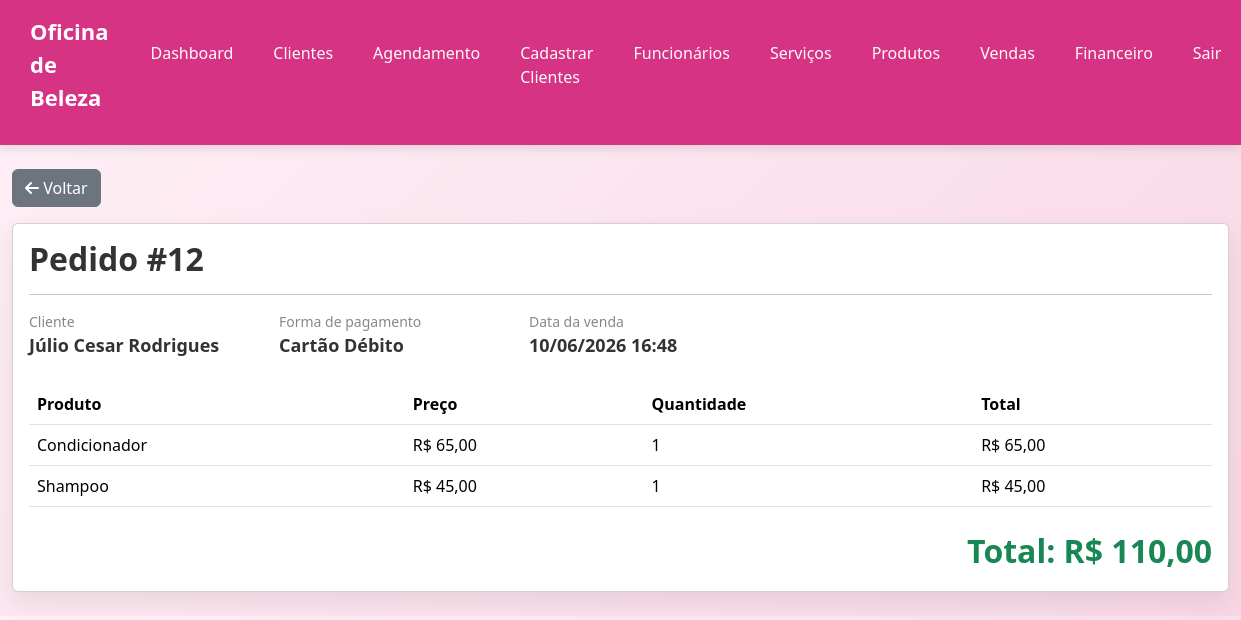
The app's page /detalhes-venda.php?id=12 with its own data.
### tables this page shows
CREATE TABLE IF NOT EXISTS `tb_pedido` (
  `id` int(11) NOT NULL AUTO_INCREMENT,
  `valor_total` decimal(10,2) NOT NULL,
  `data_hora` datetime NOT NULL DEFAULT current_timestamp(),
  `status` tinyint(4) NOT NULL DEFAULT 1,
  `id_cliente` int(11) NOT NULL,
  `id_forma_pagamento` int(11) NOT NULL,
  `desconto` decimal(10,2) DEFAULT 0.00,
  PRIMARY KEY (`id`),
  KEY `fk_id_clientes` (`id_cliente`),
  KEY `fk_id_forma_pagamento` (`id_forma_pagamento`),
  CONSTRAINT `fk_id_clientes` FOREIGN KEY (`id_cliente`) REFERENCES `tb_cliente` (`id`) ON DELETE NO ACTION ON UPDATE NO ACTION,
  CONSTRAINT `fk_id_forma_pagamento` FOREIGN KEY (`id_forma_pagamento`) REFERENCES `tb_formas_pagamento` (`id`) ON DELETE NO ACTION ON UPDATE NO ACTION
);

CREATE TABLE IF NOT EXISTS `tb_cliente` (
  `id` int(11) NOT NULL AUTO_INCREMENT,
  `nome` varchar(200) NOT NULL,
  `data_nascimento` date NOT NULL,
  `endereco` varchar(150) NOT NULL,
  `email` varchar(200) NOT NULL,
  `telefone` varchar(15) NOT NULL,
  `cidade` varchar(150) NOT NULL,
  `estado` varchar(100) NOT NULL,
  `data_cadastro` datetime NOT NULL DEFAULT current_timestamp(),
  `ativo` tinyint(4) NOT NULL DEFAULT 1,
  PRIMARY KEY (`id`),
  UNIQUE KEY `email` (`email`)
);

CREATE TABLE IF NOT EXISTS `tb_formas_pagamento` (
  `id` int(11) NOT NULL AUTO_INCREMENT,
  `nome` varchar(100) NOT NULL,
  `status` tinyint(4) NOT NULL DEFAULT 1,
  `data_hora` datetime NOT NULL DEFAULT current_timestamp(),
  PRIMARY KEY (`id`)
);

CREATE TABLE IF NOT EXISTS `tb_produtos_pedido` (
  `id` int(11) NOT NULL AUTO_INCREMENT,
  `id_pedido` int(11) NOT NULL,
  `id_produto` int(11) NOT NULL,
  `quantidade` int(11) NOT NULL,
  `data_hora` datetime NOT NULL DEFAULT current_timestamp(),
  PRIMARY KEY (`id`),
  KEY `fk_id_pedido` (`id_pedido`),
  KEY `fk_id_produto` (`id_produto`),
  CONSTRAINT `fk_id_pedido` FOREIGN KEY (`id_pedido`) REFERENCES `tb_pedido` (`id`) ON DELETE NO ACTION ON UPDATE NO ACTION,
  CONSTRAINT `fk_id_produto` FOREIGN KEY (`id_produto`) REFERENCES `tb_produto` (`id`) ON DELETE NO ACTION ON UPDATE NO ACTION
);

CREATE TABLE IF NOT EXISTS `tb_produto` (
  `id` int(11) NOT NULL AUTO_INCREMENT,
  `nome` varchar(200) NOT NULL,
  `marca` varchar(200) NOT NULL,
  `categoria` enum('Cabelo','Unha','Estética') NOT NULL,
  `preco_custo` decimal(10,2) NOT NULL,
  `preco_venda` decimal(10,2) NOT NULL,
  `estoque_atual` decimal(10,2) NOT NULL,
  `estoque_minimo` decimal(10,2) NOT NULL,
  `data_cadastro` datetime NOT NULL DEFAULT current_timestamp(),
  `ativo` tinyint(4) NOT NULL DEFAULT 1,
  PRIMARY KEY (`id`)
);

### consulta-detalhes-venda.php (called while the page is built)
<?php
require_once 'backend/conexao.php';
$id = $_GET['id'];
$sql = "
SELECT
    p.id,
    p.valor_total,
    p.data_hora,
    c.nome AS cliente,
    fp.nome AS forma_pagamento
FROM tb_pedido p
INNER JOIN tb_cliente c
ON c.id = p.id_cliente
INNER JOIN tb_formas_pagamento fp
ON fp.id = p.id_forma_pagamento
WHERE p.id = ?
";
$comando = $conexao->prepare($sql);
$comando->execute([$id]);
$venda = $comando->fetch(PDO::FETCH_ASSOC);
$sql = "
SELECT
    pp.quantidade,
    pr.nome,
    pr.preco_venda
FROM tb_produtos_pedido pp
INNER JOIN tb_produto pr
ON pr.id = pp.id_produto
WHERE pp.id_pedido = ?
";
$comando = $conexao->prepare($sql);
$comando->execute([$id]);
$itens = $comando->fetchAll(PDO::FETCH_ASSOC);

### detalhes-venda.php (the view, shortened to what this page needs)
<?php
require_once 'consulta-detalhes-venda.php';
?>
<!DOCTYPE html>
<html lang="pt-br">
<head>
    <link rel="stylesheet" href="assets/css/style.css">
    <link
        href="https://cdn.jsdelivr.net/npm/bootstrap@5.3.3/dist/css/bootstrap.min.css"
        rel="stylesheet">
    <link rel="stylesheet"
        href="https://cdnjs.cloudflare.com/ajax/libs/font-awesome/6.5.2/css/all.min.css">
</head>
<body>
    <?php require_once 'includes/header.php'; ?>
    <div class="container-fluid py-4">
        <div class="mb-3">
    <a href="vendas.php" class="btn btn-secondary">
        <i class="fa-solid fa-arrow-left"></i>
        Voltar
    </a>
</div>
        <div class="card card-detalhes">
            <div class="card-body">
                <h2 class="titulo-pedido">
                    Pedido #<?= $venda['id'] ?>
                </h2>
                <hr>
                <div class="info-venda">
                    <div class="info-item">
                        <span>Cliente</span>
                        <strong>
                            <?= $venda['cliente'] ?>
                        </strong>
                    </div>
                    <div class="info-item">
                        <span>Forma de pagamento</span>
                        <strong>
                            <?= $venda['forma_pagamento'] ?>
                        </strong>
                    </div>
                    <div class="info-item">
                        <span>Data da venda</span>
                        <strong>
                            <?= date(
                                'd/m/Y H:i',
                                strtotime(
                                    $venda['data_hora']
                                )
                            ) ?>
                        </strong>
                    </div>
                </div>
                <table class="table tabela-itens">
                    <thead>
                        <tr>
                            <th>Produto</th>
                            <th>Preço</th>
                            <th>Quantidade</th>
                            <th>Total</th>
                        </tr>
                    </thead>
                    <tbody>
                        <?php foreach ($itens as $item): ?>
                            <tr>
                                <td>
                                    <?= $item['nome'] ?>
                                </td>
                                <td>
                                    R$
                                    <?= number_format(
                                        $item['preco_venda'],
                                        2,
                                        ',',
                                        '.'
                                    ) ?>
                                </td>
                                <td>
                                    <?= $item['quantidade'] ?>
                                </td>
                                <td>
                                    R$
                                    <?= number_format(
                                        $item['preco_venda'] *
                                            $item['quantidade'],
                                        2,
                                        ',',
                                        '.'
                                    ) ?>
                                </td>
                            </tr>
                        <?php endforeach; ?>
                    </tbody>
                </table>
                <div class="total-geral">
                    Total:
                    R$
                    <?= number_format(
                        $venda['valor_total'],
                        2,
                        ',',
                        '.'
                    ) ?>
                </div>
            </div>
</body>
</html>

### assets/css/style.css (style rules this page uses)
* { margin: 0; padding: 0; box-sizing: border-box; font-family: 'Segoe UI', Tahoma, Geneva, Verdana, sans-serif; }
body { background: linear-gradient(135deg, #fff0f6, #f8d7e5); color: #333; }
.card-detalhes { border: none; border-radius: 20px; box-shadow: 0 10px 25px rgba(0,0,0,.08); background: #fff; }
.titulo-pedido { font-size: 32px; font-weight: 700; color: #333; }
.info-venda { display: flex; flex-wrap: wrap; gap: 30px; margin-bottom: 20px; }
.info-item { min-width: 220px; }
.info-item span { display: block; color: #888; font-size: 14px; }
.info-item strong { font-size: 18px; color: #333; }
.tabela-itens { margin-top: 25px; }
.tabela-itens thead { background: #f8f9fa; }
.tabela-itens th { font-weight: 600; }
.total-geral { text-align: right; margin-top: 20px; font-size: 32px; font-weight: 700; color: #198754; }

### records on screen
tb_pedido: id "12", id_cliente.nome "Júlio Cesar Rodrigues", id_forma_pagamento.nome "Cartão Débito", data_hora "10/06/2026 16:48", valor_total "110,00"
tb_produtos_pedido: id_produto.nome "Condicionador", id_produto.preco_venda "65,00", quantidade "1", id_produto+quantidade "65,00"
tb_produtos_pedido: id_produto.nome "Shampoo", id_produto.preco_venda "45,00", quantidade "1", id_produto+quantidade "45,00"
